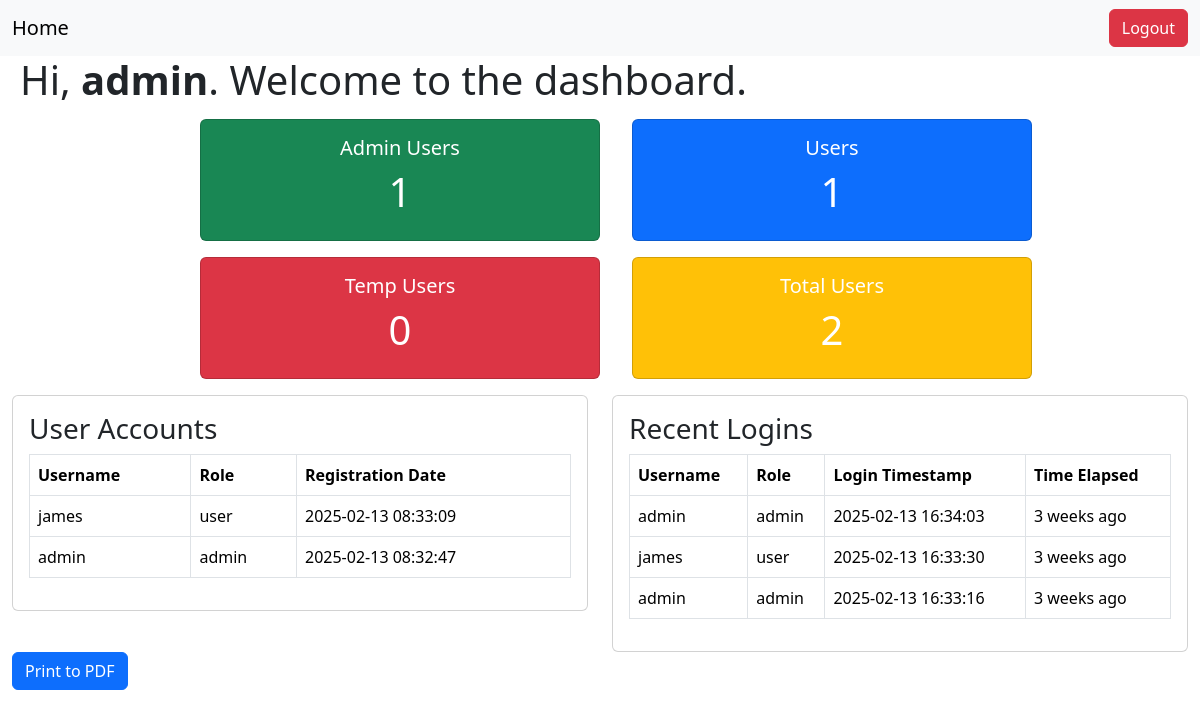
Page /admin/dashboard.php (signed in) on the committed database.
### tables this page shows
CREATE TABLE `users` (
  `id` int(11) NOT NULL,
  `username` varchar(50) NOT NULL UNIQUE,   
  `password` varchar(255) NOT NULL,
  `user_type` enum('admin','user') NOT NULL DEFAULT 'user',
  `last_login` datetime DEFAULT NULL,
  `created_at` timestamp NOT NULL DEFAULT current_timestamp()
);

### admin/dashboard.php (the view, shortened to what this page needs)
<?php
require_once "../db/config.php";
function getUserStatistics($pdo) {
    $stats = [
        "admin" => 0,
        "user" => 0,
        "temp-user" => 0,
        "total" => 0
    ];
    $sql = "SELECT user_type, COUNT(*) as count FROM users GROUP BY user_type";
    if ($stmt = $pdo->prepare($sql)) {
        if ($stmt->execute()) {
            while ($row = $stmt->fetch(PDO::FETCH_ASSOC)) {
                $stats[$row["user_type"]] = $row["count"];
            }
        }
    }
    $stats["total"] = array_sum($stats);
    return $stats;
}
$userStats = getUserStatistics($pdo);
$userAccounts = [];
$sql = "SELECT username, user_type, created_at FROM users ORDER BY created_at DESC";
if ($stmt = $pdo->prepare($sql)) {
    if ($stmt->execute()) {
        $userAccounts = $stmt->fetchAll(PDO::FETCH_ASSOC);
    }
}
$recentLogins = [];
$sql = "SELECT u.username, u.user_type, l.login_time FROM login_logs l JOIN users u ON l.user_id = u.id ORDER BY l.login_time DESC";
if ($stmt = $pdo->prepare($sql)) {
    if ($stmt->execute()) {
        $recentLogins = $stmt->fetchAll(PDO::FETCH_ASSOC);
    }
}
?>
<!DOCTYPE html>
<html lang="en">
<head>
    <link href="https://cdn.jsdelivr.net/npm/bootstrap@5.3.3/dist/css/bootstrap.min.css" rel="stylesheet">
</head>
<body>
    <nav class="navbar navbar-expand-lg bg-body-tertiary">
        <div class="container-fluid">
            <a class="navbar-brand" href="dashboard.php">Home</a>
            <div class="collapse navbar-collapse" id="navbarSupportedContent">
                <form class="d-flex" role="search">
                    <a href="../logout.php" class="btn btn-danger">Logout</a>
                </form>
            </div>
        </div>
    </nav>
    <h1 style="margin-left:20px">Hi, <b><?php echo htmlspecialchars($_SESSION["username"]); ?></b>. Welcome to the dashboard.</h1>
<div id="dashboardContent">
    <div class="flex-container">
        <div class="card text-bg-success mb-3">
            <div class="card-body">
                <h5 class="card-title">Admin Users</h5>
                <h1 id="totalAdmins"><?php echo $userStats['admin']; ?></h1>
            </div>
        </div>
        <div class="card text-bg-primary mb-3">
            <div class="card-body">
                <h5 class="card-title">Users</h5>
                <h1 id="totalUsers"><?php echo $userStats['user']; ?></h1>
            </div>
        </div>
        <div class="card text-bg-danger text-white mb-3">
            <div class="card-body">
                <h5 class="card-title">Temp Users</h5>
                <h1 id="totalTempUsers"><?php echo $userStats['temp-user']; ?></h1>
            </div>
        </div>
        <div class="card text-bg-warning text-white mb-3">
            <div class="card-body">
                <h5 class="card-title">Total Users</h5>
                <h1 id="totalAllUsers"><?php echo $userStats['total']; ?></h1>
            </div>
        </div>
    </div>
    <div class="container-fluid">
        <div class="row">
            <div class="col">
                <div class="card">
                    <div class="card-body">
                        <h3>User Accounts</h3>
                        <table id="userAccounts" class="table table-bordered">
                            <thead>
                                <tr>
                                    <th>Username</th>
                                    <th>Role</th>
                                    <th>Registration Date</th>
                                </tr>
                            </thead>
                            <tbody>
                                <?php foreach ($userAccounts as $user): ?>
                                <tr>
                                    <td><?php echo htmlspecialchars($user['username']); ?></td>
                                    <td><?php echo htmlspecialchars($user['user_type']); ?></td>
                                    <td><?php echo date("Y-m-d H:i:s", strtotime($user['created_at'])); ?></td>
                                </tr>
                                <?php endforeach; ?>
                            </tbody>
                        </table>
                    </div>
                </div>
            </div>
            <div class="col">
                <div class="card">
                    <div class="card-body">
                        <h3>Recent Logins</h3>
                        <table id="recentLogin" class="table table-bordered">
                            <thead>
                                <tr>
                                    <th>Username</th>
                                    <th>Role</th>
                                    <th>Login Timestamp</th>
                                    <th>Time Elapsed</th>
                                </tr>
                            </thead>
                            <tbody>
                                <?php foreach ($recentLogins as $login): ?>
                                <tr data-login-time="<?php echo htmlspecialchars($login['login_time']); ?>">
                                    <td><?php echo htmlspecialchars($login['username']); ?></td>
                                    <td><?php echo htmlspecialchars($login['user_type']); ?></td>
                                    <td><?php echo date("Y-m-d H:i:s", strtotime($login['login_time'])); ?></td>
                                    <td class="time-elapsed"></td>
                                </tr>
                                <?php endforeach; ?>
                            </tbody>
                        </table>
                    </div>
                </div>
            </div>
        </div>
        <button class="btn btn-primary" onclick="printToPDF()">Print to PDF</button>
    </div>
</div>
</body>
</html>

### admin/dashboard.php (style rules this page uses)
.flex-container { display: flex; flex-direction: wrap; flex-wrap: wrap; justify-content: center; margin-top: 15px; }
.flex-container > div { background-color: #f1f1f1; width: 400px; margin-left: 2rem; text-align: center; }

### rows in the picture
users: username "james", user_type "user", created_at "2025-02-13 08:33:09"
users: username "admin", user_type "admin", created_at "2025-02-13 08:32:47"

### other values in the picture
$_SESSION["username"] "admin"
$userStats['admin'] "1"
$userStats['user'] "1"
$userStats['temp-user'] "0"
$userStats['total'] "2"
$login['username'] "admin"
$login['user_type'] "admin"
date("Y-m-d H:i:s", strtotime($login['login_time'])) "2025-02-13 16:34:03"
$login['username'] "james"
$login['user_type'] "user"
date("Y-m-d H:i:s", strtotime($login['login_time'])) "2025-02-13 16:33:30"
date("Y-m-d H:i:s", strtotime($login['login_time'])) "2025-02-13 16:33:16"
